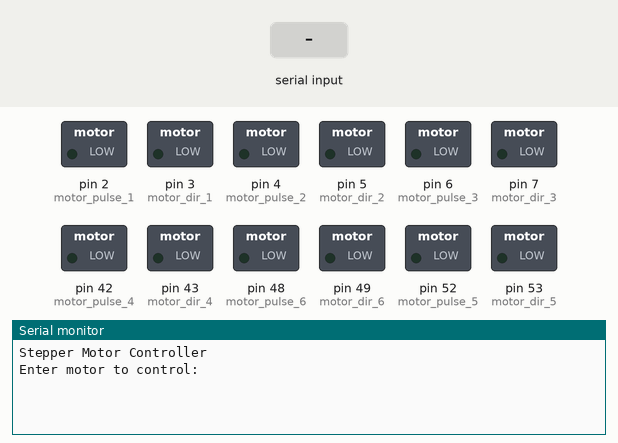
Simulated run of this sketch. Board: Arduino Mega 2560, built with avr-gcc and run on an emulated ATmega2560. On the bench: switched loads named in the sketch (green lamp = pin HIGH), the last lines printed to the serial monitor. Inputs (shaded band) come from the test bench.

Above: at 1.2 s.
1.3 s: "90,45\n" received over Serial
At 2.4 s:
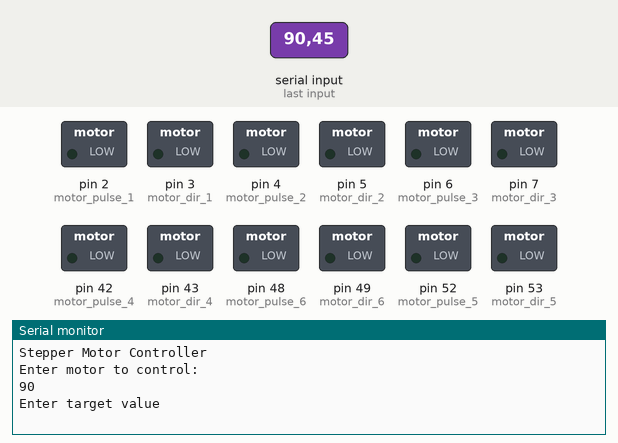
2.8 s: "30,150\n" received over Serial
At 3.2 s:
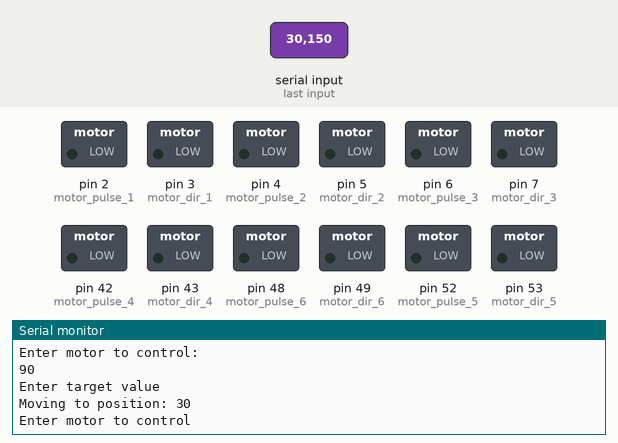

The sketch:

stepper_test.ino
```cpp
#define motor_pulse_1 2
#define motor_dir_1 3

#define motor_pulse_2 4
#define motor_dir_2 5

#define motor_pulse_3 6
#define motor_dir_3 7

#define motor_pulse_4 42
#define motor_dir_4 43

#define motor_pulse_5 52
#define motor_dir_5 53

#define motor_pulse_6 48
#define motor_dir_6 49


int targetPosition = 0;
int selected_motor = 1;

void setup() {
  pinMode(motor_pulse_1, OUTPUT);
  pinMode(motor_dir_1, OUTPUT);

  pinMode(motor_pulse_2, OUTPUT);
  pinMode(motor_dir_2, OUTPUT);

  pinMode(motor_pulse_3, OUTPUT);
  pinMode(motor_dir_3, OUTPUT);

  pinMode(motor_pulse_4, OUTPUT);
  pinMode(motor_dir_4, OUTPUT);

  pinMode(motor_pulse_5, OUTPUT);
  pinMode(motor_dir_5, OUTPUT);

  pinMode(motor_pulse_6, OUTPUT);
  pinMode(motor_dir_6, OUTPUT);


  Serial.begin(9600);
  Serial.println("Stepper Motor Controller");
  Serial.println("Enter motor to control: ");
}

void moveTo(int target, int pulse_pin, int dir_pin) {
  for (int i = 0; i < target; i++)  //Forward 5000 steps
  {
    digitalWrite(dir_pin, LOW);
    digitalWrite(pulse_pin, HIGH);
    delayMicroseconds(500);
    digitalWrite(pulse_pin, LOW);
    delayMicroseconds(500);
  }
}

void loop() {

  if (Serial.available() > 0) {
    // Read the input as a string
    String input = Serial.readStringUntil('\n');
    input.trim();  // Remove any whitespace or newline characters

    selected_motor = input.toInt();
    Serial.println(selected_motor);

    Serial.println("Enter target value");
    while (!Serial.available()) {}
    input = Serial.readStringUntil('\n');
    targetPosition = input.toInt();

    Serial.print("Moving to position: ");
    Serial.println(targetPosition);

    switch (selected_motor) {
      case 1:
        moveTo(targetPosition, motor_pulse_1, motor_dir_1);
        break;
      case 2:
        moveTo(targetPosition, motor_pulse_2, motor_dir_2);
        break;
      case 3:
        moveTo(targetPosition, motor_pulse_3, motor_dir_3);
        break;
      case 4:
        moveTo(targetPosition, motor_pulse_4, motor_dir_4);
        break;
      case 5:
        moveTo(targetPosition, motor_pulse_5, motor_dir_5);
        break;
      case 6:
        moveTo(targetPosition, motor_pulse_6, motor_dir_6);
        break;
      default:
        break;
    }

    Serial.println("Enter motor to control");
  }
}
```

Measured:
- after the input at 1.3 s, the serial monitor: prints a new line at once (image 1)
- after the input at 2.8 s, the serial monitor: prints a new line at once (image 2)
